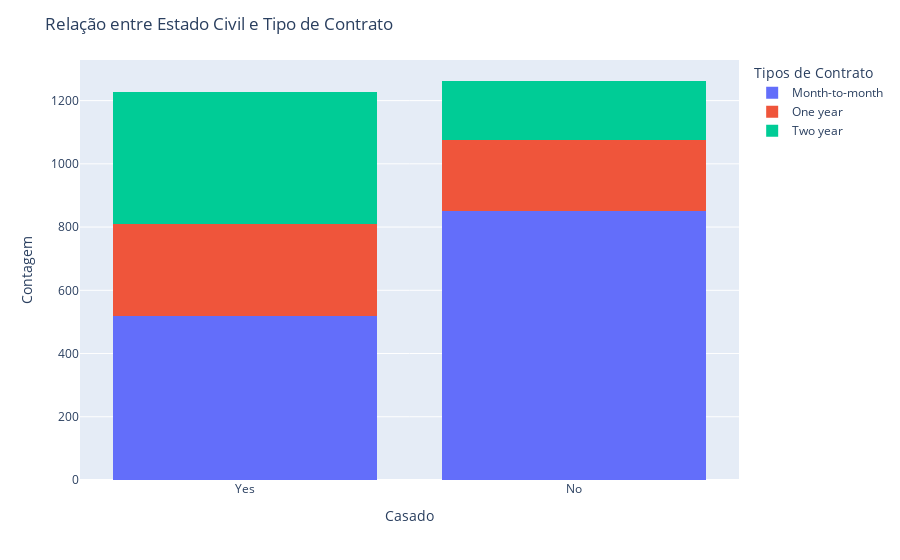

Notebook code cell kept with this figure:
### Markdown cell above
- Há uma relação entre casado e tipos de contratos?

### Code cell
fig = px.histogram(df, x='Casado', color='Tipo_Contrato', barmode='stack')

fig.update_layout(title='Relação entre Estado Civil e Tipo de Contrato',
                  xaxis_title= 'Casado',
                  yaxis_title= 'Contagem',
                  legend_title= 'Tipos de Contrato')
fig.show()

### Figure 1 — Plotly figure (JSON) as saved in the notebook; plotly's stock layout.template omitted (floating-point values rounded to 4 significant figures; data arrays with more than 128 entries replaced by an {"elided": "..."} marker saying what was removed)
{"data": [{"bingroup": "x", "hovertemplate": "Tipo_Contrato=Month-to-month<br>Casado=%{x}<br>count=%{y}<extra></extra>", "legendgroup": "Month-to-month", "marker": {"color": "#636efa", "pattern": {"shape": ""}}, "name": "Month-to-month", "orientation": "v", "showlegend": true, "type": "histogram", "x": {"elided": "1369 str values"}, "xaxis": "x", "yaxis": "y"}, {"bingroup": "x", "hovertemplate": "Tipo_Contrato=One year<br>Casado=%{x}<br>count=%{y}<extra></extra>", "legendgroup": "One year", "marker": {"color": "#EF553B", "pattern": {"shape": ""}}, "name": "One year", "orientation": "v", "showlegend": true, "type": "histogram", "x": {"elided": "517 str values"}, "xaxis": "x", "yaxis": "y"}, {"bingroup": "x", "hovertemplate": "Tipo_Contrato=Two year<br>Casado=%{x}<br>count=%{y}<extra></extra>", "legendgroup": "Two year", "marker": {"color": "#00cc96", "pattern": {"shape": ""}}, "name": "Two year", "orientation": "v", "showlegend": true, "type": "histogram", "x": {"elided": "602 str values"}, "xaxis": "x", "yaxis": "y"}], "layout": {"barmode": "stack", "legend": {"title": {"text": "Tipos de Contrato"}, "tracegroupgap": 0}, "margin": {"t": 60}, "title": {"text": "Relação entre Estado Civil e Tipo de Contrato"}, "xaxis": {"anchor": "y", "domain": [0, 1], "title": {"text": "Casado"}}, "yaxis": {"anchor": "x", "domain": [0, 1], "title": {"text": "Contagem"}}}}
